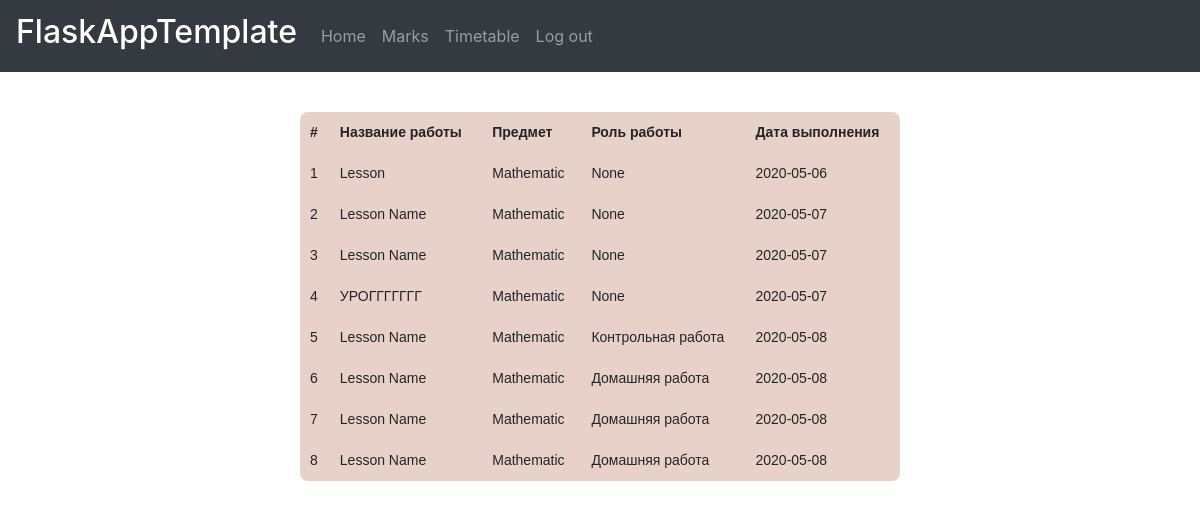
The page /marks (signed in) on the database its author committed.
### data/models/lessons.py (models this page shows)
class Lessons(SqlAlchemyBase, SerializerMixin):
    __tablename__ = 'lessons'
    id = sa.Column('id', sa.Integer, autoincrement=True, primary_key=True)
    title = sa.Column('title', sa.String, nullable=True)
    to_subject = sa.Column('to_subject', sa.Integer, sa.ForeignKey("subjects.id"), nullable=True)
    to_task = sa.Column('to_task', sa.Integer, sa.ForeignKey("tasks.id"), nullable=True)
    to_class = sa.Column('to_class', sa.Integer, sa.ForeignKey("a_classes.id"), nullable=True)
    role = sa.Column('role', sa.String, nullable=True)
    lesson_date = sa.Column('lesson_date', sa.Date, nullable=True)
    author = sa.Column('author', sa.String, sa.ForeignKey("teachers.id"), nullable=True)
    completed_by = sa.Column('completed_by', sa.String, nullable=True)
    lesson_file = sa.Column('lesson_file', sa.String, nullable=True)
    subjects = sa.orm.relation("Subjects", foreign_keys=[to_subject])
    tasks = sa.orm.relation("Tasks", foreign_keys=[to_task])
    teachers = sa.orm.relation("Teachers", foreign_keys=[author])
    a_classes = sa.orm.relation("AClasses", foreign_keys=[to_class])

### data/models/subjects.py (models this page shows)
class Subjects(SqlAlchemyBase):
    __tablename__ = 'subjects'
    id = sa.Column('id', sa.Integer, autoincrement=True, primary_key=True)
    subjects = sa.Column('subject_name', sa.Integer, nullable=True)
    teachers = sa.orm.relation("Teachers")
    tasks = sa.orm.relation("Tasks")
    lessons = sa.orm.relation("Lessons")

### main.py (the view)
@app.route('/marks')
def marks():
    if not current_user.is_authenticated:
        return redirect('/login')
    if current_user.role == "Teacher":
        return redirect("/")
    shadow = find_shadow(current_user)
    session = create_session()
    cmpl = [ls for ls in session.query(Lessons).all() if
            ls.completed_by is not None and str(shadow.id) in ls.completed_by.split(', ')]
    return render_template('marks.html', lessons=cmpl)

### data/db_session.py (called while the page is built)
def create_session() -> Session:
    global __factory
    return __factory()

### main.py (called while the page is built)
def find_shadow(user):
    session = create_session()
    if user.role == 'Student':
        return session.query(Students).filter(Students.user_id == user.id).first()
    elif user.role == 'Teacher':
        return session.query(Teachers).filter(Teachers.user_id == user.id).first()

@login_manager.user_loader
def load_user(user_id):
    session = create_session()
    return session.query(Users).get(user_id)

### templates/marks.html (shortened to what this page needs)
{% extends "base.html" %}
{% block content %}
<table class="my_table">
    <tr>
        <th>#</th>
        <th>Название работы</th>
        <th>Предмет</th>
        <th>Роль работы</th>
        <th>Дата выполнения</th>
    </tr>
    {% for lesson in lessons %}
        <tr>
            <td scope="row">{{ loop.index }}</td>
            <td>{{ lesson.title }}</td>
            <td>{{ lesson.subjects.subjects }}</td>
            <td>{{ lesson.role }}</td>
            <td>{{ lesson.lesson_date }}</td>
        </tr>
    {% endfor %}
</table>
{% endblock %}

### templates/marks.html (style rules this page uses)
table { font-family: "Lucida Sans Unicode", "Lucida Grande", Sans-Serif; font-size: 14px; margin-top: 40px; margin-left: auto; margin-right: auto; background: #e8d1c8; max-width: 50%; width: 50%; border-collapse: collapse; border-radius: 8px 8px 8px 8px; }
td, th { padding: 10px; }

### rows shown on the page
Lessons: title "Lesson", subjects.subjects "Mathematic", role "None", lesson_date "2020-05-06"
Lessons: title "Lesson Name", subjects.subjects "Mathematic", role "None", lesson_date "2020-05-07"
Lessons: title "Lesson Name", subjects.subjects "Mathematic", role "None", lesson_date "2020-05-07"
Lessons: title "УРОГГГГГГГ", subjects.subjects "Mathematic", role "None", lesson_date "2020-05-07"
Lessons: title "Lesson Name", subjects.subjects "Mathematic", role "Контрольная работа", lesson_date "2020-05-08"
Lessons: title "Lesson Name", subjects.subjects "Mathematic", role "Домашняя работа", lesson_date "2020-05-08"
Lessons: title "Lesson Name", subjects.subjects "Mathematic", role "Домашняя работа", lesson_date "2020-05-08"
Lessons: title "Lesson Name", subjects.subjects "Mathematic", role "Домашняя работа", lesson_date "2020-05-08"
